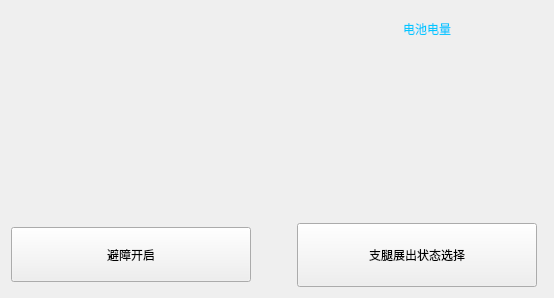
        <widget class="QWidget" name="page_AGV_Parameter">
         <layout class="QGridLayout" name="gridLayout_6">
          <item row="1" column="0" colspan="2">
           <widget class="TechSliderEdit" name="SEdit_AGV_Angle" native="true">
            <property name="sizePolicy">
             <sizepolicy hsizetype="Fixed" vsizetype="Preferred">
              <horstretch>0</horstretch>
              <verstretch>1</verstretch>
             </sizepolicy>
            </property>
            <property name="minimumSize">
             <size>
              <width>520</width>
              <height>70</height>
             </size>
            </property>
            <property name="maximumSize">
             <size>
              <width>16777215</width>
              <height>75</height>
             </size>
            </property>
           </widget>
          </item>
          <item row="2" column="0" colspan="2">
           <widget class="TechSliderEdit" name="SEdit_AGV_MoveSpeed" native="true">
            <property name="sizePolicy">
             <sizepolicy hsizetype="Fixed" vsizetype="Preferred">
              <horstretch>0</horstretch>
              <verstretch>1</verstretch>
             </sizepolicy>
            </property>
            <property name="minimumSize">
             <size>
              <width>520</width>
              <height>70</height>
             </size>
            </property>
            <property name="maximumSize">
             <size>
              <width>16777215</width>
              <height>75</height>
             </size>
            </property>
           </widget>
          </item>
          <item row="3" column="0" rowspan="3" colspan="3">
           <widget class="SteeringModeSelector" name="steeringModeSelector" native="true">
            <property name="sizePolicy">
             <sizepolicy hsizetype="Preferred" vsizetype="Preferred">
              <horstretch>0</horstretch>
              <verstretch>1</verstretch>
             </sizepolicy>
            </property>
           </widget>
          </item>
          <item row="6" column="0" colspan="3">
           <layout class="QHBoxLayout" name="horizontalLayout">
            <property name="rightMargin">
             <number>0</number>
            </property>
            <item>
             <widget class="TechPushButton" name="techBtn_AGV_OA">
              <property name="sizePolicy">
               <sizepolicy hsizetype="Minimum" vsizetype="Fixed">
                <horstretch>0</horstretch>
                <verstretch>0</verstretch>
               </sizepolicy>
              </property>
              <property name="minimumSize">
               <size>
                <width>0</width>
                <height>55</height>
               </size>
              </property>
              <property name="text">
               <string>避障开启</string>
              </property>
             </widget>
            </item>
            <item>
             <spacer name="horizontalSpacer_4">
              <property name="orientation">
               <enum>Qt::Horizontal</enum>
              </property>
              <property name="sizeType">
               <enum>QSizePolicy::Fixed</enum>
              </property>
              <property name="sizeHint" stdset="0">
               <size>
                <width>40</width>
                <height>20</height>
               </size>
              </property>
             </spacer>
            </item>
            <item>
             <widget class="TechPushButton" name="techBtn_AGV_Park">
              <property name="minimumSize">
               <size>
                <width>240</width>
                <height>64</height>
               </size>
              </property>
              <property name="text">
               <string>支腿展出状态选择</string>
              </property>
             </widget>
            </item>
           </layout>
          </item>
          <item row="0" column="1" colspan="3">
           <widget class="QWidget" name="widget_5" native="true">
            <property name="styleSheet">
             <string notr="true">color: rgb(0, 200, 255);
font: 800 italic 11pt &quot;Ubuntu Sans&quot;;</string>
            </property>
            <layout class="QGridLayout" name="gridLayout_2">
             <item row="0" column="0">
              <widget class="QLabel" name="label_15">
               <property name="sizePolicy">
                <sizepolicy hsizetype="Preferred" vsizetype="Preferred">
                 <horstretch>1</horstretch>
                 <verstretch>0</verstretch>
                </sizepolicy>
               </property>
               <property name="text">
                <string>电池电量</string>
               </property>
              </widget>
             </item>
             <item row="0" column="1">
              <widget class="BatteryWidget" name="progressBar_battery1" native="true">
               <property name="sizePolicy">
                <sizepolicy hsizetype="Preferred" vsizetype="Preferred">
                 <horstretch>1</horstretch>
                 <verstretch>0</verstretch>
                </sizepolicy>
               </property>
              </widget>
             </item>
            </layout>
           </widget>
          </item>
          <item row="0" column="0">
           <spacer name="horizontalSpacer_2">
            <property name="orientation">
             <enum>Qt::Horizontal</enum>
            </property>
            <property name="sizeType">
             <enum>QSizePolicy::Fixed</enum>
            </property>
            <property name="sizeHint" stdset="0">
             <size>
              <width>377</width>
              <height>20</height>
             </size>
            </property>
           </spacer>
          </item>
         </layout>
        </widget>
